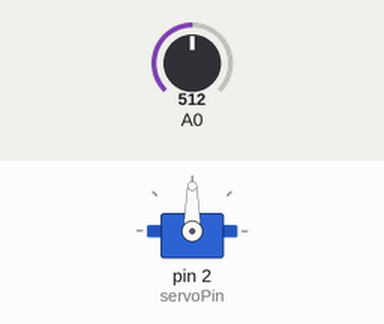
The sketch below on a simulated Arduino Uno, built with avr-gcc and run on an emulated ATmega328P. On the bench: servo. The inputs (shaded band) are chosen by the test bench; at power-on: A0 = 512.

Above: at 1.2 s.
1.3 s: A0 set to 716
At 2.5 s:
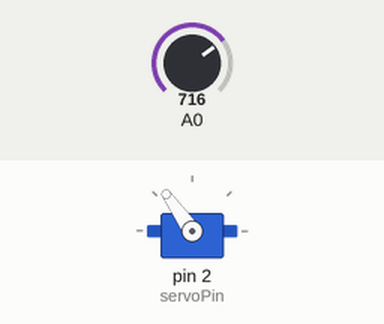
2.8 s: A0 set to 900
At 3.8 s:
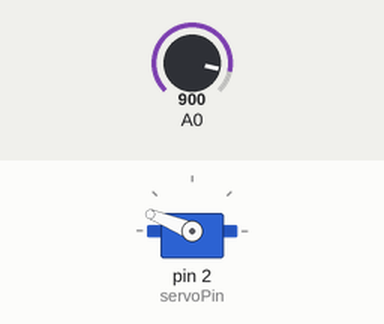
4.3 s: A0 set to 1023
At 5.0 s:
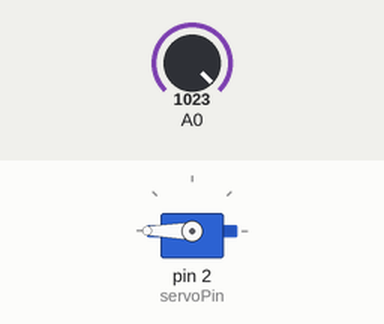
5.8 s: A0 set to 306
At 6.1 s:
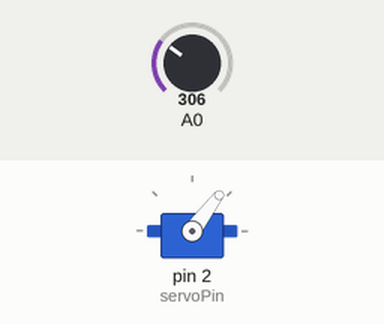
7.3 s: A0 set to 122
At 8.5 s:
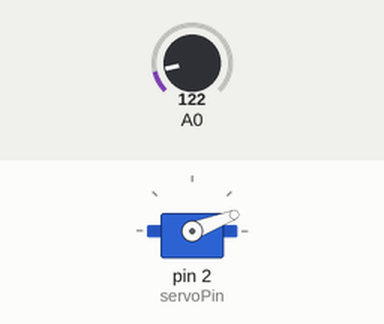
Timing chart, 0 to 9.8 s (numbered marks = the images above; inputs shaded):
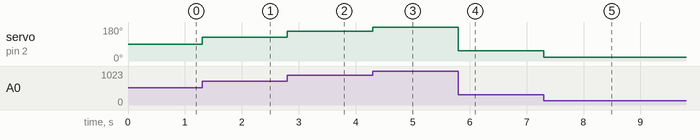

The sketch:

servoPotenciometro.ino
```cpp
#include <Servo.h>

Servo servo;
int servoPin = 2;
void setup() {
  pinMode(A0,INPUT);
servo.attach(servoPin);
servo.write(0);
}

void loop() {
int valPot = analogRead(A0);
int valFim = map(valPot,0,1023,0,180);

servo.write(valFim);
}
```

Measured:
- after the input at 1.3 s, servo on pin 2 (servoPin): 90° → 125° at once
- after the input at 2.8 s, servo on pin 2 (servoPin): 125° → 158° at once
- after the input at 4.3 s, servo on pin 2 (servoPin): 158° → 180° at once
- after the input at 5.8 s, servo on pin 2 (servoPin): 180° → 53° at once
- after the input at 7.3 s, servo on pin 2 (servoPin): 53° → 21° at once
